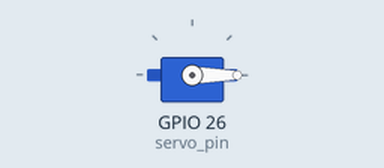
Bench run of a program on a simulated Raspberry Pi (BCM pin numbers). On the bench: servo. Servo angles are drawn from the pulse width (0.5 ms = 0°, 2.5 ms = 180°). At 10.0 s the program stops and its outputs stay as they are.

Above: at 0.1 s.
At 2.14 s:
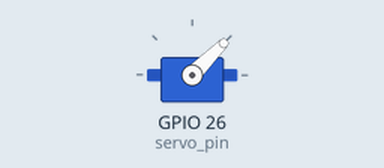
At 3.46 s:
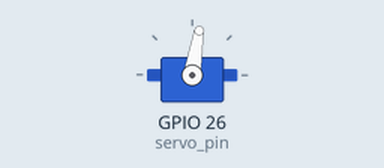
At 6.76 s:
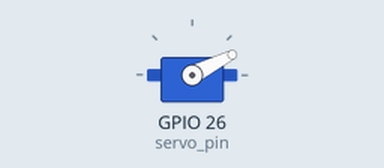
Timing chart, 0 to 9.1 s (numbered marks = the images above):
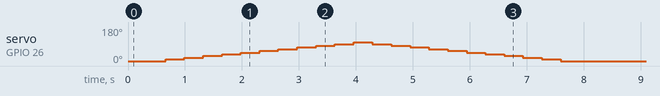

Measured:
- by itself, servo on GPIO 26 (servo_pin): rises from 0° to 99° in 3.3 s, then falls to 0° in 3.6 s

The program:

servoSmooth.py
```python
import RPi.GPIO as GPIO
import asyncio
import settings
import time

# GPIO
## Common
GPIO.setmode(GPIO.BCM)
GPIO.setwarnings(False)

GPIO.setup(settings.servo_pin, GPIO.OUT)

servoMotor = GPIO.PWM(settings.servo_pin, 50) # 50 = 50Hz pulse

duty = 2  # 0 degress


waitTime = 0.33

def smooth90DegreesMovement():
    servoMotor.start(0)
    c = 2
    while c <= 7.5:
        servoMotor.ChangeDutyCycle(c)
        c = c + 0.5
        time.sleep(waitTime)
    while c >= 0:
        servoMotor.ChangeDutyCycle(c)
        c = c - 0.5
        time.sleep(waitTime)
    time.sleep(0.4)
    servoMotor.ChangeDutyCycle(0)
    servoMotor.stop()

smooth90DegreesMovement()
```

settings.py
```python
# ROBI - API Configurations

initial_led_value = 100

# GPIO
## LED
red_led_pin = 12
blue_led_pin = 13
green_led_pin = 18
## Servo
servo_pin = 26

# Ultrasonic
ultrasonic_trigger_pin = 23
ultrasonic_echo_pin = 24

# Vibration
vibration_pin = 21

# Sound
sound_birds_path = 'SONIDOS/BIRDS.mp3'
sound_rain_path = 'SONIDOS/RAIN.m4a'
sound_sea_path = 'SONIDOS/SEA.mp3'
sound_seaAnimals_path = 'SONIDOS/SEA_ANIMALS.mp3'
sound_leafs_path = 'SONIDOS/LEAFS.mp3'
sound_wind_path = 'SONIDOS/WIND.mp3'
```
